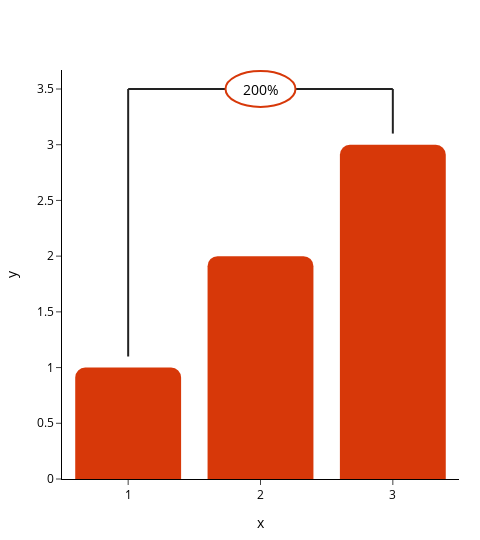

Here is the notebook cell this chart was saved with:
### Code cell
p = Plotter(slide_layout="slide_50%")
p.express(
    type="bar",
    x=[1,2,3],
    y=[1,2,3],
)
p.callout.add_square_growth_line(x0=1, x1=3, y0=1.1, y1=3.1, y_top=3.5, circle_x_pixel_width=35, circle_y_pixel_width=18, text="200%")
p.show()

### Figure 1 — Plotly figure (JSON) as saved in the notebook; plotly's stock layout.template omitted (floating-point values rounded to 4 significant figures)
{"data": [{"alignmentgroup": "True", "hovertemplate": "x=%{x}<br>y=%{y}<extra></extra>", "legendgroup": "", "marker": {"color": "#D73809", "pattern": {"shape": ""}}, "name": "", "offsetgroup": "", "orientation": "v", "showlegend": false, "textposition": "auto", "type": "bar", "x": [1, 2, 3], "xaxis": "x", "y": [1, 2, 3], "yaxis": "y"}], "layout": {"annotations": [{"borderpad": 2, "font": {"color": "#000000", "size": 14}, "showarrow": false, "text": "200%", "x": 2, "y": 3.5}], "barmode": "relative", "height": 540, "legend": {"tracegroupgap": 0}, "shapes": [{"line": {"color": "#222222", "width": 2}, "type": "line", "x0": 1, "x1": 1, "y0": 1.1, "y1": 3.5}, {"line": {"color": "#222222", "width": 2}, "type": "line", "x0": 1, "x1": 3, "y0": 3.5, "y1": 3.5}, {"line": {"color": "#222222", "width": 2}, "type": "line", "x0": 3, "x1": 3, "y0": 3.5, "y1": 3.1}, {"fillcolor": "#ffffff", "layer": "above", "line": {"color": "#D73809", "width": 2}, "type": "circle", "x0": -35, "x1": 35, "xanchor": 2, "xsizemode": "pixel", "y0": -18, "y1": 18, "yanchor": 3.5, "ysizemode": "pixel"}], "width": 480, "xaxis": {"anchor": "y", "domain": [0, 1], "title": {"text": "x"}}, "yaxis": {"anchor": "x", "domain": [0, 1], "title": {"text": "y"}}}}
